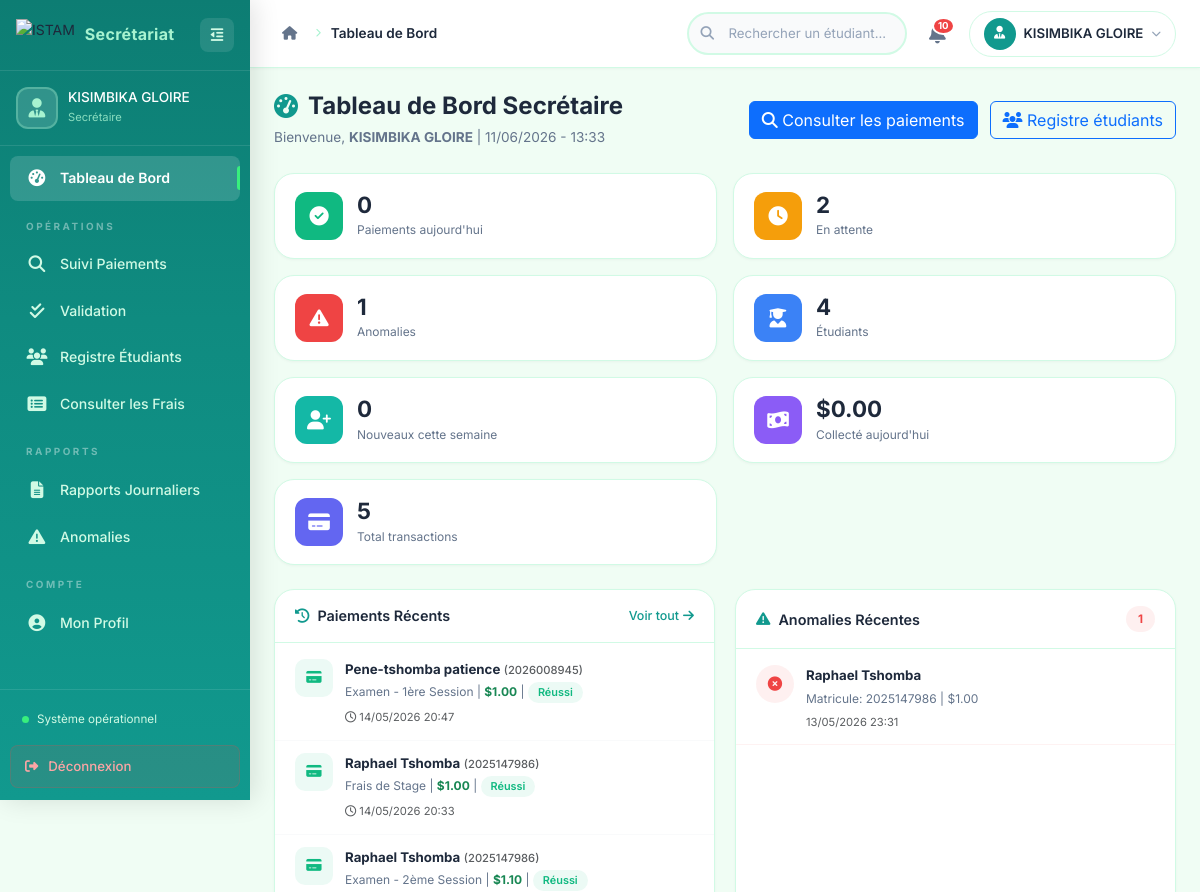
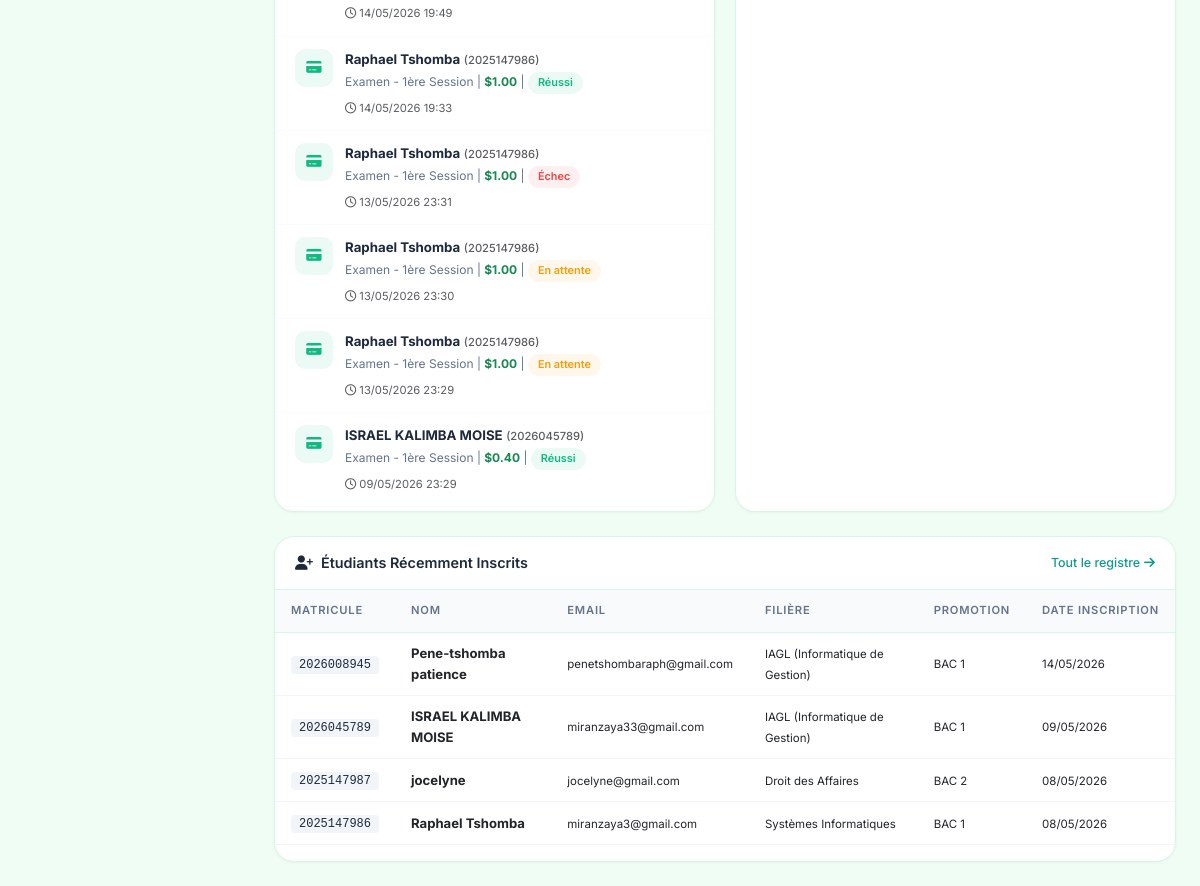
/secretaire/dashboard.php (signed in), run on the app's committed database (2 pictures, top to bottom).
### tables this page shows
CREATE TABLE IF NOT EXISTS `paiements` (
  `id_paiement` int(11) NOT NULL AUTO_INCREMENT,
  `id_etudiant` int(11) NOT NULL,
  `id_frais` int(11) NOT NULL,
  `montant_paye` decimal(10,2) NOT NULL,
  `date_paiement` timestamp NULL DEFAULT CURRENT_TIMESTAMP,
  `statut` enum('en_attente','succes','echec') DEFAULT 'en_attente',
  `reference_transaction` varchar(100) NOT NULL,
  PRIMARY KEY (`id_paiement`),
  UNIQUE KEY `reference_transaction` (`reference_transaction`),
  KEY `id_etudiant` (`id_etudiant`),
  KEY `id_frais` (`id_frais`),
  KEY `idx_pay_stat` (`statut`)
);

CREATE TABLE IF NOT EXISTS `utilisateurs` (
  `id_utilisateur` int(11) NOT NULL AUTO_INCREMENT,
  `nom` varchar(100) NOT NULL,
  `email` varchar(150) NOT NULL,
  `mot_de_passe` varchar(255) NOT NULL,
  `role` enum('admin','secretaire','etudiant') NOT NULL,
  `statut_compte` varchar(20) DEFAULT 'actif',
  `created_at` timestamp NULL DEFAULT CURRENT_TIMESTAMP,
  PRIMARY KEY (`id_utilisateur`),
  UNIQUE KEY `email` (`email`)
);

CREATE TABLE IF NOT EXISTS `etudiants` (
  `id_etudiant` int(11) NOT NULL AUTO_INCREMENT,
  `id_utilisateur` int(11) NOT NULL,
  `matricule` varchar(20) NOT NULL,
  `telephone` varchar(20) DEFAULT NULL,
  `id_filiere` int(11) NOT NULL,
  `id_promotion` int(11) NOT NULL,
  PRIMARY KEY (`id_etudiant`),
  UNIQUE KEY `matricule` (`matricule`),
  KEY `id_utilisateur` (`id_utilisateur`),
  KEY `id_filiere` (`id_filiere`),
  KEY `idx_etud_mat` (`matricule`),
  KEY `fk_etudiant_promotion` (`id_promotion`)
);

CREATE TABLE IF NOT EXISTS `frais` (
  `id_frais` int(11) NOT NULL AUTO_INCREMENT,
  `type_frais` varchar(100) NOT NULL,
  `montant` decimal(10,2) NOT NULL,
  `devise` varchar(10) DEFAULT 'USD',
  `taux_change` decimal(10,4) DEFAULT '2300.0000',
  `montant_fc` decimal(12,2) DEFAULT NULL,
  `annee_academique` varchar(20) NOT NULL,
  `date_limite` date DEFAULT NULL,
  `id_filiere` int(11) DEFAULT NULL,
  `id_promotion` int(11) DEFAULT NULL,
  PRIMARY KEY (`id_frais`),
  KEY `id_filiere` (`id_filiere`),
  KEY `fk_frais_promotion` (`id_promotion`)
);

CREATE TABLE IF NOT EXISTS `filieres` (
  `id_filiere` int(11) NOT NULL AUTO_INCREMENT,
  `nom_filiere` varchar(100) NOT NULL,
  `id_faculte` int(11) NOT NULL,
  PRIMARY KEY (`id_filiere`),
  KEY `id_faculte` (`id_faculte`)
);

CREATE TABLE IF NOT EXISTS `promotions` (
  `id_promotion` int(11) NOT NULL AUTO_INCREMENT,
  `nom_promotion` varchar(50) NOT NULL,
  PRIMARY KEY (`id_promotion`),
  UNIQUE KEY `nom_promotion` (`nom_promotion`)
);

### secretaire/dashboard.php (the view, shortened to what the rows shown need)
<?php
$db = Database::getInstance();
$stmt = $db->query("
    SELECT p.*, u.nom as nom_etudiant, e.matricule, f.type_frais,
           fi.nom_filiere, pr.nom_promotion
    FROM paiements p
    JOIN etudiants e ON p.id_etudiant = e.id_etudiant
    JOIN utilisateurs u ON e.id_utilisateur = u.id_utilisateur
    JOIN frais f ON p.id_frais = f.id_frais
    JOIN filieres fi ON e.id_filiere = fi.id_filiere
    JOIN promotions pr ON e.id_promotion = pr.id_promotion
    ORDER BY p.date_paiement DESC
    LIMIT 10
");
$paiements_recents = $stmt->fetchAll();
$stmt = $db->query("
    SELECT p.*, u.nom as nom_etudiant, e.matricule
    FROM paiements p
    JOIN etudiants e ON p.id_etudiant = e.id_etudiant
    JOIN utilisateurs u ON e.id_utilisateur = u.id_utilisateur
    WHERE p.statut = 'echec'
    ORDER BY p.date_paiement DESC
    LIMIT 5
");
$anomalies_recentes = $stmt->fetchAll();
$stmt = $db->query("
    SELECT u.nom, u.email, e.matricule, u.created_at, fi.nom_filiere, pr.nom_promotion
    FROM utilisateurs u
    JOIN etudiants e ON u.id_utilisateur = e.id_utilisateur
    JOIN filieres fi ON e.id_filiere = fi.id_filiere
    JOIN promotions pr ON e.id_promotion = pr.id_promotion
    WHERE u.role = 'etudiant'
    ORDER BY u.created_at DESC
    LIMIT 10
");
$nouveaux_inscrits = $stmt->fetchAll();
?>
<!DOCTYPE html>
<html lang="fr">
<head>
    <link href="https://cdn.jsdelivr.net/npm/bootstrap@5.3.0/dist/css/bootstrap.min.css" rel="stylesheet">
    <link href="https://cdnjs.cloudflare.com/ajax/libs/font-awesome/6.4.0/css/all.min.css" rel="stylesheet">
    <link rel="stylesheet" href="../assets/css/secretaire/dashboard_secretaire.css">
</head>
<body>
    <div class="secretaire-layout">
        <div class="main-content">
            <main class="dashboard-content">
                <header class="dashboard-header">
                    <div class="row align-items-center">
                        <div class="col-lg-6">
                            <h1 class="dashboard-title">
                                <i class="fas fa-tachometer-alt"></i> Tableau de Bord Secrétaire
                            </h1>
                        </div>
                    </div>
                </header>
                <div class="info-grid">
                    <div class="info-card">
                        <div class="info-card-body">
                            <?php if (empty($paiements_recents)): ?>
                                <div class="empty-state">
                                    <i class="fas fa-inbox"></i>
                                    <p>Aucun paiement récent</p>
                                </div>
                            <?php else: ?>
                                <?php foreach ($paiements_recents as $paiement): ?>
                                    <div class="activity-item">
                                        <div class="activity-icon activity-payment">
                                            <i class="fas fa-credit-card"></i>
                                        </div>
                                        <div class="activity-content">
                                            <p class="activity-text">
                                                <strong><?= htmlspecialchars($paiement['nom_etudiant']) ?></strong>
                                                <small class="text-muted">(<?= htmlspecialchars($paiement['matricule']) ?>)</small>
                                            </p>
                                            <p class="activity-detail">
                                                <?= htmlspecialchars($paiement['type_frais']) ?> |
                                                <span class="text-success fw-bold">$<?= number_format($paiement['montant_paye'], 2) ?></span> |
                                                <span class="badge-status status-<?= $paiement['statut'] ?>">
                                                    <?= $paiement['statut'] === 'succes' ? 'Réussi' : ($paiement['statut'] === 'echec' ? 'Échec' : 'En attente') ?>
                                                </span>
                                            </p>
                                            <small class="text-muted">
                                                <i class="far fa-clock"></i> <?= date('d/m/Y H:i', strtotime($paiement['date_paiement'])) ?>
                                            </small>
                                        </div>
                                    </div>
                                <?php endforeach; ?>
                            <?php endif; ?>
                        </div>
                    </div>
                    <div class="info-card">
                        <div class="info-card-body">
                            <?php if (empty($anomalies_recentes)): ?>
                                <div class="empty-state">
                                    <i class="fas fa-check-circle text-success"></i>
                                    <p>Aucune anomalie</p>
                                </div>
                            <?php else: ?>
                                <?php foreach ($anomalies_recentes as $anomalie): ?>
                                    <div class="anomaly-item">
                                        <div class="anomaly-icon">
                                            <i class="fas fa-times-circle"></i>
                                        </div>
                                        <div class="anomaly-content">
                                            <p class="anomaly-text">
                                                <strong><?= htmlspecialchars($anomalie['nom_etudiant']) ?></strong>
                                            </p>
                                            <p class="anomaly-detail">
                                                Matricule: <?= htmlspecialchars($anomalie['matricule']) ?> |
                                                $<?= number_format($anomalie['montant_paye'], 2) ?>
                                            </p>
                                            <small class="text-muted">
                                                <?= date('d/m/Y H:i', strtotime($anomalie['date_paiement'])) ?>
                                            </small>
                                        </div>
                                    </div>
                                <?php endforeach; ?>
                            <?php endif; ?>
                        </div>
                    </div>
                </div>
                <div class="table-card">
                    <div class="table-responsive">
                        <table class="table secretaire-table">
                            <thead>
                                <tr>
                                    <th>Matricule</th>
                                    <th>Nom</th>
                                    <th>Email</th>
                                    <th>Filière</th>
                                    <th>Promotion</th>
                                    <th>Date inscription</th>
                                </tr>
                            </thead>
                            <tbody>
                                <?php if (empty($nouveaux_inscrits)): ?>
                                    <tr><td colspan="6" class="text-center text-muted py-3">Aucune inscription récente</td></tr>
                                <?php else: ?>
                                    <?php foreach ($nouveaux_inscrits as $inscrit): ?>
                                        <tr>
                                            <td><code><?= htmlspecialchars($inscrit['matricule']) ?></code></td>
                                            <td><strong><?= htmlspecialchars($inscrit['nom']) ?></strong></td>
                                            <td><small><?= htmlspecialchars($inscrit['email']) ?></small></td>
                                            <td><small><?= htmlspecialchars($inscrit['nom_filiere']) ?></small></td>
                                            <td><small><?= htmlspecialchars($inscrit['nom_promotion']) ?></small></td>
                                            <td><small><?= date('d/m/Y', strtotime($inscrit['created_at'])) ?></small></td>
                                        </tr>
                                    <?php endforeach; ?>
                                <?php endif; ?>
                            </tbody>
                        </table>
                    </div>
                </div>
            </main>
        </div>
    </div>
</body>
</html>

### data on the page
paiements: utilisateurs.nom "Pene-tshomba patience", id_etudiant.matricule "2026008945", id_frais.type_frais "Examen - 1ère Session", montant_paye "1.00", statut "Réussi", date_paiement "14/05/2026 20:47"
paiements: utilisateurs.nom "Raphael Tshomba", id_etudiant.matricule "2025147986", id_frais.type_frais "Frais de Stage", montant_paye "1.00", statut "Réussi", date_paiement "14/05/2026 20:33"
paiements: utilisateurs.nom "Raphael Tshomba", id_etudiant.matricule "2025147986", id_frais.type_frais "Examen - 2ème Session", montant_paye "1.10", statut "Réussi", date_paiement "14/05/2026 19:49"
paiements: utilisateurs.nom "Raphael Tshomba", id_etudiant.matricule "2025147986", id_frais.type_frais "Examen - 1ère Session", montant_paye "1.00", statut "Réussi", date_paiement "14/05/2026 19:33"
paiements: utilisateurs.nom "Raphael Tshomba", id_etudiant.matricule "2025147986", id_frais.type_frais "Examen - 1ère Session", montant_paye "1.00", statut "Échec", date_paiement "13/05/2026 23:31"
paiements: utilisateurs.nom "Raphael Tshomba", id_etudiant.matricule "2025147986", id_frais.type_frais "Examen - 1ère Session", montant_paye "1.00", statut "En attente", date_paiement "13/05/2026 23:30"
paiements: utilisateurs.nom "Raphael Tshomba", id_etudiant.matricule "2025147986", id_frais.type_frais "Examen - 1ère Session", montant_paye "1.00", statut "En attente", date_paiement "13/05/2026 23:29"
paiements: utilisateurs.nom "ISRAEL KALIMBA MOISE", id_etudiant.matricule "2026045789", id_frais.type_frais "Examen - 1ère Session", montant_paye "0.40", statut "Réussi", date_paiement "09/05/2026 23:29"
etudiants: matricule "2026008945", id_utilisateur.nom "Pene-tshomba patience", id_utilisateur.email "penetshombaraph@gmail.com", id_filiere.nom_filiere "IAGL (Informatique de Gestion)", id_promotion.nom_promotion "BAC 1", id_utilisateur.created_at "14/05/2026"
etudiants: matricule "2026045789", id_utilisateur.nom "ISRAEL KALIMBA MOISE", id_utilisateur.email "miranzaya33@gmail.com", id_filiere.nom_filiere "IAGL (Informatique de Gestion)", id_promotion.nom_promotion "BAC 1", id_utilisateur.created_at "09/05/2026"
etudiants: matricule "2025147987", id_utilisateur.nom "jocelyne", id_utilisateur.email "jocelyne@gmail.com", id_filiere.nom_filiere "Droit des Affaires", id_promotion.nom_promotion "BAC 2", id_utilisateur.created_at "08/05/2026"
etudiants: matricule "2025147986", id_utilisateur.nom "Raphael Tshomba", id_utilisateur.email "miranzaya3@gmail.com", id_filiere.nom_filiere "Systèmes Informatiques", id_promotion.nom_promotion "BAC 1", id_utilisateur.created_at "08/05/2026"

### other printed values
$secretaire_nom "KISIMBIKA GLOIRE"
$titre_page "Tableau de Bord"
$navbar_notif_non_lues "10"
$secretaire_nom_nav "KISIMBIKA GLOIRE"
$paiements_jour "0"
$paiements_attente "2"
$anomalies "1"
$total_etudiants "4"
$nouveaux_etudiants "0"
$montant_jour "0.00"
$total_paiements "5"
